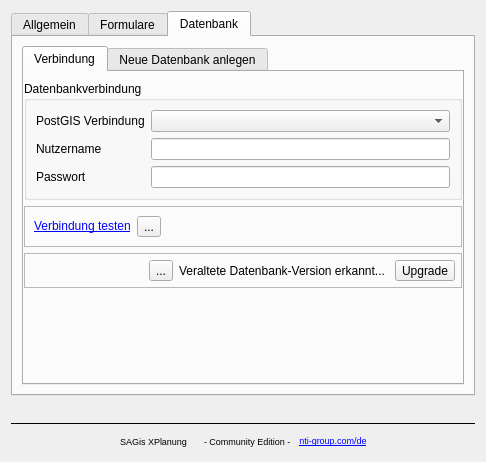
<?xml version="1.0" encoding="UTF-8"?>
<ui version="4.0">
 <class>Dialog</class>
 <widget class="QDialog" name="Dialog">
  <property name="geometry">
   <rect>
    <x>0</x>
    <y>0</y>
    <width>486</width>
    <height>462</height>
   </rect>
  </property>
  <property name="windowTitle">
   <string>Einstellungen</string>
  </property>
  <layout class="QVBoxLayout" name="verticalLayout">
   <item>
    <widget class="QTabWidget" name="tabs">
     <property name="currentIndex">
      <number>2</number>
     </property>
     <widget class="QWidget" name="tab_common">
      <property name="enabled">
       <bool>true</bool>
      </property>
      <attribute name="title">
       <string>Allgemein</string>
      </attribute>
      <attribute name="toolTip">
       <string>Allgemeine Einstellungen</string>
      </attribute>
      <layout class="QVBoxLayout" name="verticalLayout_2">
       <item>
        <widget class="QGroupBox" name="groupBox_2">
         <property name="sizePolicy">
          <sizepolicy hsizetype="Preferred" vsizetype="Maximum">
           <horstretch>0</horstretch>
           <verstretch>0</verstretch>
          </sizepolicy>
         </property>
         <property name="title">
          <string>Exportoptionen</string>
         </property>
         <layout class="QFormLayout" name="formLayout_2">
          <item row="1" column="0">
           <widget class="QLabel" name="label_4">
            <property name="text">
             <string>Pfad für externe Referenzen</string>
            </property>
           </widget>
          </item>
          <item row="1" column="1">
           <widget class="QLineEdit" name="tbPath">
            <property name="text">
             <string>referenzen/</string>
            </property>
           </widget>
          </item>
          <item row="2" column="1">
           <widget class="QCheckBox" name="checkPath">
            <property name="text">
             <string>Referenzen im Hauptordner speichern</string>
            </property>
           </widget>
          </item>
          <item row="4" column="1">
           <widget class="QComboBox" name="cbXPlanVersion"/>
          </item>
          <item row="4" column="0">
           <widget class="QLabel" name="label_8">
            <property name="text">
             <string>XPlanung - Version </string>
            </property>
           </widget>
          </item>
         </layout>
        </widget>
       </item>
       <item>
        <widget class="QGroupBox" name="validation_options_group">
         <property name="mouseTracking">
          <bool>true</bool>
         </property>
         <property name="title">
          <string>Validierung</string>
         </property>
         <layout class="QGridLayout" name="gridLayout">
          <item row="1" column="0">
           <widget class="QRadioButton" name="radiobutton_preserve_topology">
            <property name="autoFillBackground">
             <bool>false</bool>
            </property>
            <property name="styleSheet">
             <string notr="true">margin-left: 25px;</string>
            </property>
            <property name="text">
             <string>Topologie erhalten</string>
            </property>
            <property name="checked">
             <bool>true</bool>
            </property>
            <attribute name="buttonGroup">
             <string notr="true">validation__option_buttongroup</string>
            </attribute>
           </widget>
          </item>
          <item row="0" column="0">
           <widget class="QCheckBox" name="checkbox_clean_geometry">
            <property name="text">
             <string>Geometrien automatisch bereinigen</string>
            </property>
            <property name="checked">
             <bool>true</bool>
            </property>
           </widget>
          </item>
          <item row="2" column="0">
           <widget class="QRadioButton" name="radiobutton_repeated_points">
            <property name="styleSheet">
             <string notr="true">margin-left: 25px;</string>
            </property>
            <property name="text">
             <string>bessere Erkennung doppelter Stützpunkte</string>
            </property>
            <attribute name="buttonGroup">
             <string notr="true">validation__option_buttongroup</string>
            </attribute>
           </widget>
          </item>
          <item row="0" column="1">
           <widget class="QToolButton" name="info_clean_geometry">
            <property name="mouseTracking">
             <bool>true</bool>
            </property>
            <property name="text">
             <string>...</string>
            </property>
            <property name="autoRaise">
             <bool>false</bool>
            </property>
           </widget>
          </item>
          <item row="1" column="1">
           <widget class="QToolButton" name="info_preserve_topology">
            <property name="mouseTracking">
             <bool>true</bool>
            </property>
            <property name="text">
             <string>...</string>
            </property>
           </widget>
          </item>
          <item row="2" column="1">
           <widget class="QToolButton" name="info_repeated_points">
            <property name="mouseTracking">
             <bool>true</bool>
            </property>
            <property name="text">
             <string>...</string>
            </property>
           </widget>
          </item>
         </layout>
        </widget>
       </item>
       <item>
        <spacer name="verticalSpacer">
         <property name="orientation">
          <enum>Qt::Vertical</enum>
         </property>
         <property name="sizeHint" stdset="0">
          <size>
           <width>20</width>
           <height>40</height>
          </size>
         </property>
        </spacer>
       </item>
      </layout>
     </widget>
     <widget class="AttributeConfigPage" name="tab_attributes">
      <attribute name="title">
       <string>Formulare</string>
      </attribute>
      <attribute name="toolTip">
       <string>Konfigurieren der Formulare zur Eingabe von XPlanung Sachdaten</string>
      </attribute>
      <layout class="QVBoxLayout" name="verticalLayout_3">
       <item>
        <widget class="QLineEdit" name="filter_edit"/>
       </item>
      </layout>
     </widget>
     <widget class="DatabaseConfigPage" name="tab_database">
      <attribute name="title">
       <string>Datenbank</string>
      </attribute>
      <layout class="QHBoxLayout" name="horizontalLayout_3">
       <item>
        <widget class="QTabWidget" name="tab_database_actions">
         <property name="currentIndex">
          <number>0</number>
         </property>
         <widget class="QWidget" name="tab_db_connection">
          <attribute name="title">
           <string>Verbindung</string>
          </attribute>
          <layout class="QVBoxLayout" name="verticalLayout_4">
           <property name="leftMargin">
            <number>0</number>
           </property>
           <property name="topMargin">
            <number>9</number>
           </property>
           <property name="rightMargin">
            <number>0</number>
           </property>
           <property name="bottomMargin">
            <number>9</number>
           </property>
           <item>
            <widget class="QGroupBox" name="groupBox">
             <property name="sizePolicy">
              <sizepolicy hsizetype="Preferred" vsizetype="Preferred">
               <horstretch>0</horstretch>
               <verstretch>0</verstretch>
              </sizepolicy>
             </property>
             <property name="title">
              <string>Datenbankverbindung</string>
             </property>
             <layout class="QFormLayout" name="formLayout">
              <item row="0" column="0">
               <widget class="QLabel" name="label">
                <property name="text">
                 <string>PostGIS Verbindung</string>
                </property>
               </widget>
              </item>
              <item row="0" column="1">
               <widget class="QComboBox" name="cbConnections"/>
              </item>
              <item row="1" column="0">
               <widget class="QLabel" name="label_2">
                <property name="text">
                 <string>Nutzername</string>
                </property>
               </widget>
              </item>
              <item row="1" column="1">
               <widget class="QLineEdit" name="tbUsername"/>
              </item>
              <item row="2" column="0">
               <widget class="QLabel" name="label_3">
                <property name="text">
                 <string>Passwort</string>
                </property>
               </widget>
              </item>
              <item row="2" column="1">
               <widget class="QLineEdit" name="tbPassword">
                <property name="echoMode">
                 <enum>QLineEdit::Password</enum>
                </property>
               </widget>
              </item>
             </layout>
            </widget>
           </item>
           <item>
            <widget class="QFrame" name="frame_connection_test">
             <property name="frameShape">
              <enum>QFrame::StyledPanel</enum>
             </property>
             <property name="frameShadow">
              <enum>QFrame::Raised</enum>
             </property>
             <layout class="QHBoxLayout" name="horizontalLayout">
              <item>
               <widget class="QLabel" name="connection_test_label">
                <property name="sizePolicy">
                 <sizepolicy hsizetype="Preferred" vsizetype="Preferred">
                  <horstretch>0</horstretch>
                  <verstretch>0</verstretch>
                 </sizepolicy>
                </property>
                <property name="text">
                 <string>&lt;a href=&quot;/&quot;&gt;Verbindung testen&lt;/a&gt;</string>
                </property>
               </widget>
              </item>
              <item>
               <widget class="QToolButton" name="connnection_test_status_icon">
                <property name="text">
                 <string>...</string>
                </property>
               </widget>
              </item>
              <item>
               <widget class="QLabel" name="connection_test_result_label">
                <property name="sizePolicy">
                 <sizepolicy hsizetype="MinimumExpanding" vsizetype="Preferred">
                  <horstretch>0</horstretch>
                  <verstretch>0</verstretch>
                 </sizepolicy>
                </property>
                <property name="text">
                 <string/>
                </property>
                <property name="wordWrap">
                 <bool>true</bool>
                </property>
               </widget>
              </item>
             </layout>
            </widget>
           </item>
           <item>
            <widget class="QFrame" name="database_version_frame">
             <property name="frameShape">
              <enum>QFrame::StyledPanel</enum>
             </property>
             <property name="frameShadow">
              <enum>QFrame::Raised</enum>
             </property>
             <layout class="QHBoxLayout" name="horizontalLayout_7">
              <property name="leftMargin">
               <number>6</number>
              </property>
              <property name="topMargin">
               <number>6</number>
              </property>
              <property name="rightMargin">
               <number>6</number>
              </property>
              <property name="bottomMargin">
               <number>6</number>
              </property>
              <item>
               <spacer name="horizontalSpacer_5">
                <property name="orientation">
                 <enum>Qt::Horizontal</enum>
                </property>
                <property name="sizeHint" stdset="0">
                 <size>
                  <width>40</width>
                  <height>20</height>
                 </size>
                </property>
               </spacer>
              </item>
              <item>
               <widget class="QToolButton" name="button_alert_icon">
                <property name="text">
                 <string>...</string>
                </property>
               </widget>
              </item>
              <item>
               <widget class="QLabel" name="label_upgrade">
                <property name="text">
                 <string>Veraltete Datenbank-Version erkannt... </string>
                </property>
               </widget>
              </item>
              <item>
               <widget class="QToolButton" name="button_upgrade">
                <property name="text">
                 <string>Upgrade</string>
                </property>
                <property name="toolButtonStyle">
                 <enum>Qt::ToolButtonTextBesideIcon</enum>
                </property>
               </widget>
              </item>
             </layout>
            </widget>
           </item>
           <item>
            <spacer name="verticalSpacer_2">
             <property name="orientation">
              <enum>Qt::Vertical</enum>
             </property>
             <property name="sizeHint" stdset="0">
              <size>
               <width>20</width>
               <height>40</height>
              </size>
             </property>
            </spacer>
           </item>
          </layout>
         </widget>
         <widget class="QWidget" name="tab_db_creation">
          <attribute name="title">
           <string>Neue Datenbank anlegen</string>
          </attribute>
          <layout class="QVBoxLayout" name="verticalLayout_5">
           <property name="leftMargin">
            <number>0</number>
           </property>
           <property name="rightMargin">
            <number>0</number>
           </property>
           <item>
            <widget class="QGroupBox" name="db_create_group">
             <property name="sizePolicy">
              <sizepolicy hsizetype="Preferred" vsizetype="Maximum">
               <horstretch>0</horstretch>
               <verstretch>0</verstretch>
              </sizepolicy>
             </property>
             <property name="title">
              <string>Verbindungsinformationen</string>
             </property>
             <layout class="QFormLayout" name="formLayout_3">
              <item row="0" column="0">
               <widget class="QLabel" name="label_12">
                <property name="text">
                 <string>Name</string>
                </property>
               </widget>
              </item>
              <item row="0" column="1">
               <widget class="QLineEdit" name="db_name"/>
              </item>
              <item row="1" column="0">
               <widget class="QLabel" name="label_13">
                <property name="text">
                 <string>Host</string>
                </property>
               </widget>
              </item>
              <item row="1" column="1">
               <widget class="QLineEdit" name="db_host"/>
              </item>
              <item row="2" column="0">
               <widget class="QLabel" name="label_14">
                <property name="text">
                 <string>Port</string>
                </property>
               </widget>
              </item>
              <item row="2" column="1">
               <widget class="QLineEdit" name="db_port">
                <property name="text">
                 <string>5432</string>
                </property>
               </widget>
              </item>
              <item row="3" column="0" colspan="2">
               <widget class="QGroupBox" name="groupBox_4">
                <property name="sizePolicy">
                 <sizepolicy hsizetype="Preferred" vsizetype="Maximum">
                  <horstretch>0</horstretch>
                  <verstretch>0</verstretch>
                 </sizepolicy>
                </property>
                <property name="title">
                 <string>Authentifizierung</string>
                </property>
                <property name="flat">
                 <bool>false</bool>
                </property>
                <layout class="QFormLayout" name="formLayout_4">
                 <item row="1" column="0">
                  <widget class="QLabel" name="label_11">
                   <property name="text">
                    <string>Passwort</string>
                   </property>
                  </widget>
                 </item>
                 <item row="1" column="1">
                  <widget class="QLineEdit" name="db_password">
                   <property name="echoMode">
                    <enum>QLineEdit::Password</enum>
                   </property>
                  </widget>
                 </item>
                 <item row="0" column="1">
                  <widget class="QLineEdit" name="db_username">
                   <property name="text">
                    <string>postgres</string>
                   </property>
                  </widget>
                 </item>
                 <item row="0" column="0">
                  <widget class="QLabel" name="label_10">
                   <property name="text">
                    <string>Nutzername</string>
                   </property>
                  </widget>
                 </item>
                </layout>
               </widget>
              </item>
              <item row="4" column="1">
               <layout class="QHBoxLayout" name="horizontalLayout_4">
                <item>
                 <spacer name="horizontalSpacer_4">
                  <property name="orientation">
                   <enum>Qt::Horizontal</enum>
                  </property>
                  <property name="sizeHint" stdset="0">
                   <size>
                    <width>40</width>
                    <height>20</height>
                   </size>
                  </property>
                 </spacer>
                </item>
                <item>
                 <widget class="QPushButton" name="db_create">
                  <property name="text">
                   <string>Erstellen</string>
                  </property>
                 </widget>
                </item>
               </layout>
              </item>
             </layout>
            </widget>
           </item>
           <item>
            <spacer name="verticalSpacer_3">
             <property name="orientation">
              <enum>Qt::Vertical</enum>
             </property>
             <property name="sizeHint" stdset="0">
              <size>
               <width>20</width>
               <height>40</height>
              </size>
             </property>
            </spacer>
           </item>
          </layout>
         </widget>
        </widget>
       </item>
      </layout>
     </widget>
    </widget>
   </item>
   <item>
    <layout class="QHBoxLayout" name="horizontalLayout">
     <item>
      <widget class="QLabel" name="status_label">
       <property name="styleSheet">
        <string notr="true">color: #4b5563;</string>
       </property>
       <property name="text">
        <string/>
       </property>
      </widget>
     </item>
     <item>
      <spacer name="horizontalSpacer">
       <property name="orientation">
        <enum>Qt::Horizontal</enum>
       </property>
       <property name="sizeHint" stdset="0">
        <size>
         <width>40</width>
         <height>10</height>
        </size>
       </property>
      </spacer>
     </item>
     <item>
      <widget class="QLabel" name="status_action">
       <property name="text">
        <string/>
       </property>
      </widget>
     </item>
    </layout>
   </item>
   <item>
    <widget class="Line" name="line">
     <property name="frameShadow">
      <enum>QFrame::Plain</enum>
     </property>
     <property name="orientation">
      <enum>Qt::Horizontal</enum>
     </property>
    </widget>
   </item>
   <item>
    <layout class="QHBoxLayout" name="horizontalLayout_2">
     <property name="sizeConstraint">
      <enum>QLayout::SetDefaultConstraint</enum>
     </property>
     <item>
      <spacer name="horizontalSpacer_2">
       <property name="orientation">
        <enum>Qt::Horizontal</enum>
       </property>
       <property name="sizeHint" stdset="0">
        <size>
         <width>40</width>
         <height>20</height>
        </size>
       </property>
      </spacer>
     </item>
     <item>
      <widget class="QLabel" name="label_6">
       <property name="sizePolicy">
        <sizepolicy hsizetype="Preferred" vsizetype="Preferred">
         <horstretch>0</horstretch>
         <verstretch>0</verstretch>
        </sizepolicy>
       </property>
       <property name="font">
        <font>
         <pointsize>7</pointsize>
        </font>
       </property>
       <property name="styleSheet">
        <string notr="true"/>
       </property>
       <property name="text">
        <string>SAGis XPlanung</string>
       </property>
       <property name="alignment">
        <set>Qt::AlignCenter</set>
       </property>
      </widget>
     </item>
     <item>
      <widget class="QLabel" name="versionLabel">
       <property name="font">
        <font>
         <pointsize>7</pointsize>
        </font>
       </property>
       <property name="text">
        <string>&lt;template&gt;</string>
       </property>
      </widget>
     </item>
     <item>
      <widget class="QLabel" name="label_7">
       <property name="font">
        <font>
         <pointsize>7</pointsize>
        </font>
       </property>
       <property name="text">
        <string>- Community Edition - </string>
       </property>
      </widget>
     </item>
     <item>
      <widget class="QLabel" name="label_5">
       <property name="sizePolicy">
        <sizepolicy hsizetype="Preferred" vsizetype="Preferred">
         <horstretch>0</horstretch>
         <verstretch>0</verstretch>
        </sizepolicy>
       </property>
       <property name="font">
        <font>
         <pointsize>7</pointsize>
        </font>
       </property>
       <property name="text">
        <string>&lt;a href=&quot;https://www.nti-group.com/de/produkte/sagis-loesungen/&quot;&gt;nti-group.com/de&lt;/a&gt;</string>
       </property>
       <property name="alignment">
        <set>Qt::AlignCenter</set>
       </property>
       <property name="openExternalLinks">
        <bool>true</bool>
       </property>
      </widget>
     </item>
     <item>
      <spacer name="horizontalSpacer_3">
       <property name="orientation">
        <enum>Qt::Horizontal</enum>
       </property>
       <property name="sizeHint" stdset="0">
        <size>
         <width>40</width>
         <height>20</height>
        </size>
       </property>
      </spacer>
     </item>
    </layout>
   </item>
  </layout>
 </widget>
 <customwidgets>
  <customwidget>
   <class>AttributeConfigPage</class>
   <extends>QWidget</extends>
   <header>SAGisXPlanung/gui/widgets.h</header>
   <container>1</container>
  </customwidget>
  <customwidget>
   <class>DatabaseConfigPage</class>
   <extends>QWidget</extends>
   <header>SAGisXPlanung/gui/widgets.h</header>
   <container>1</container>
  </customwidget>
 </customwidgets>
 <resources/>
 <connections/>
 <buttongroups>
  <buttongroup name="validation__option_buttongroup"/>
 </buttongroups>
</ui>
